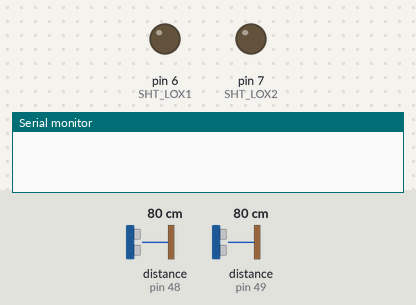
This sketch was run on a simulated Arduino Uno, built for the host (arithmetic inside an expression is 32-bit, double 64-bit). Shown: output pins drawn as LEDs (lit = HIGH), the last lines printed to the serial monitor. The inputs (shaded band) are chosen by the test bench; at power-on: distance to the obstacle (sensors on pin 48, pin 49) 80 cm.

Above: at 0.01 s.
At 1.7 s:
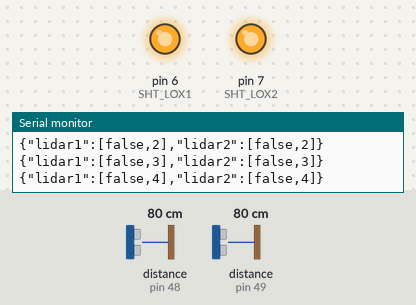
1.8 s: distance to the obstacle (sensor on pin 48) set to 2 cm
3.5 s: distance to the obstacle (sensor on pin 49) set to 2 cm
5.3 s: distance to the obstacle (sensor on pin 48) set to 35 cm
Timing chart, 0 to 8.3 s (numbered marks = the images above; inputs shaded):
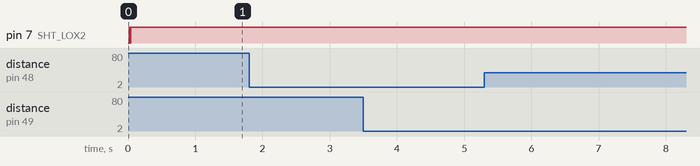

The sketch:

neurowarn_integrated_vl53l1x.ino
```cpp
#include "Adafruit_VL53L1X.h"
#include "ArduinoJson.h"

// address we will assign if dual sensor is present
#define LOX1_ADDRESS 0x30
#define LOX2_ADDRESS 0x31


// set the pins to shutdown
#define SHT_LOX1 6
#define SHT_LOX2 7

// objects for the vl53l0x
Adafruit_VL53L1X lox1 = Adafruit_VL53L1X();
Adafruit_VL53L1X lox2 = Adafruit_VL53L1X();

int data_interval = 100;
int servo_sections = 6;  //should be factor of 180
int servo_stride = 180 / servo_sections;
int max_distance = 200;

long prev = 0;


int servo1_angle = 0;
int servo1_direction = servo_stride;

float servo2_angle = 0;
float servo2_direction = servo_stride;


/*
    Reset all sensors by setting all of their XSHUT pins low for delay(10), then set all XSHUT high to bring out of reset
    Keep sensor #1 awake by keeping XSHUT pin high
    Put all other sensors into shutdown by pulling XSHUT pins low
    Initialize sensor #1 with lox.begin(new_i2c_address) Pick any number but 0x29 and it must be under 0x7F. Going with 0x30 to 0x3F is probably OK.
    Keep sensor #1 awake, and now bring sensor #2 out of reset by setting its XSHUT pin high.
    Initialize sensor #2 with lox.begin(new_i2c_address) Pick any number but 0x29 and whatever you set the first sensor to
 */
void setID() {
  // all reset
  Wire.begin();
  digitalWrite(SHT_LOX1, LOW);
  digitalWrite(SHT_LOX2, LOW);
  delay(10);
  // all unreset
  digitalWrite(SHT_LOX1, HIGH);
  digitalWrite(SHT_LOX2, HIGH);
  delay(10);

  // activating LOX1 and resetting LOX2
  digitalWrite(SHT_LOX1, HIGH);
  digitalWrite(SHT_LOX2, LOW);

  // initing LOX1
  if (!lox1.begin(LOX1_ADDRESS)) {
    Serial.println(F("Failed to boot first VL53L0X"));
    while (1)
      ;
  }
  delay(10);
  if (!lox1.startRanging()) {
    Serial.print(F("Couldn't start ranging: "));
    Serial.println(lox1.vl_status);
    while (1) delay(10);
  }
  // Serial.println(F("sensor1 Ranging started"));


  // activating LOX2
  digitalWrite(SHT_LOX2, HIGH);
  delay(10);

  //initing LOX2
  if (!lox2.begin(LOX2_ADDRESS)) {
    Serial.println(F("Failed to boot second VL53L0X"));
    while (1)
      ;
  }

  if (!lox2.startRanging()) {
    Serial.print(F("Couldn't start ranging: "));
    Serial.println(lox2.vl_status);
    while (1) delay(10);
  }
  // Serial.println(F("sensor2 Ranging started"));
}


void setup() {
  Serial.begin(115200);

  // wait until serial port opens for native USB devices
  while (!Serial) { delay(1); }


  pinMode(SHT_LOX1, OUTPUT);
  pinMode(SHT_LOX2, OUTPUT);

  // Serial.println(F("Shutdown pins inited..."));

  digitalWrite(SHT_LOX1, LOW);
  digitalWrite(SHT_LOX2, LOW);
  delay(10);
  // Serial.println(F("Both in reset mode...(pins are low)"));


  // Serial.println(F("Starting..."));
  setID();
  delay(10);

  // Valid timing budgets: 15, 20, 33, 50, 100, 200 and 500ms!
  // lox1.setTimingBudget(100);
  // Serial.print(F("Timing budget (ms): "));
  // Serial.println(lox1.getTimingBudget());
  lox1.VL53L1X_SetDistanceMode(2);
  lox2.VL53L1X_SetDistanceMode(1);
  /*==
  vl.VL53L1X_SetDistanceThreshold(100, 300, 3, 1);
  vl.VL53L1X_SetInterruptPolarity(0);
  */
  delay(500);
}

void loop() {
  int16_t distance1, distance2;

  if (millis() - prev > data_interval) {

    JsonDocument doc;
    JsonArray lidar1, lidar2;
    if (lox1.dataReady()) {

      // new measurement for the taking!
      distance1 = lox1.distance();
      // Serial.println(distance1);
      if (distance1 == -1 || distance1 > max_distance) {

        lidar1 = doc["lidar1"].to<JsonArray>();
        lidar1.add(false);
        lidar1.add(servo1_angle / servo_stride);


      } else {

        lidar1 = doc["lidar1"].to<JsonArray>();
        lidar1.add(true);
        lidar1.add(servo1_angle / servo_stride);
      }

      if (servo1_angle == 0 || servo1_angle == 180) servo1_direction = -1 * servo1_direction;
      servo1_angle += servo1_direction;
      servo1_angle = constrain(servo1_angle, 0, 180);
      delay(5);
    }


    if (lox2.dataReady()) {


      // new measurement for the taking!
      distance2 = lox2.distance();
      // Serial.println(distance2);
      if (distance2 == -1 || distance2 > max_distance) {

        lidar2 = doc["lidar2"].to<JsonArray>();
        lidar2.add(false);
        lidar2.add(servo2_angle / servo_stride);


      } else {

        lidar2 = doc["lidar2"].to<JsonArray>();
        lidar2.add(true);
        lidar2.add(servo1_angle / servo_stride);
      }


      if (servo2_angle == 0 || servo2_angle == 180) servo2_direction = -1 * servo2_direction;
      servo2_angle += servo2_direction;
      servo2_angle = constrain(servo2_angle, 0, 180);
      delay(5);
    }


    char buffer[256];
    size_t n = serializeJson(doc, buffer);
    Serial.write(buffer, n);
    Serial.println();  // Send a newline character to end the lineF
    prev = millis();

    delay(5);
  }
}
```
